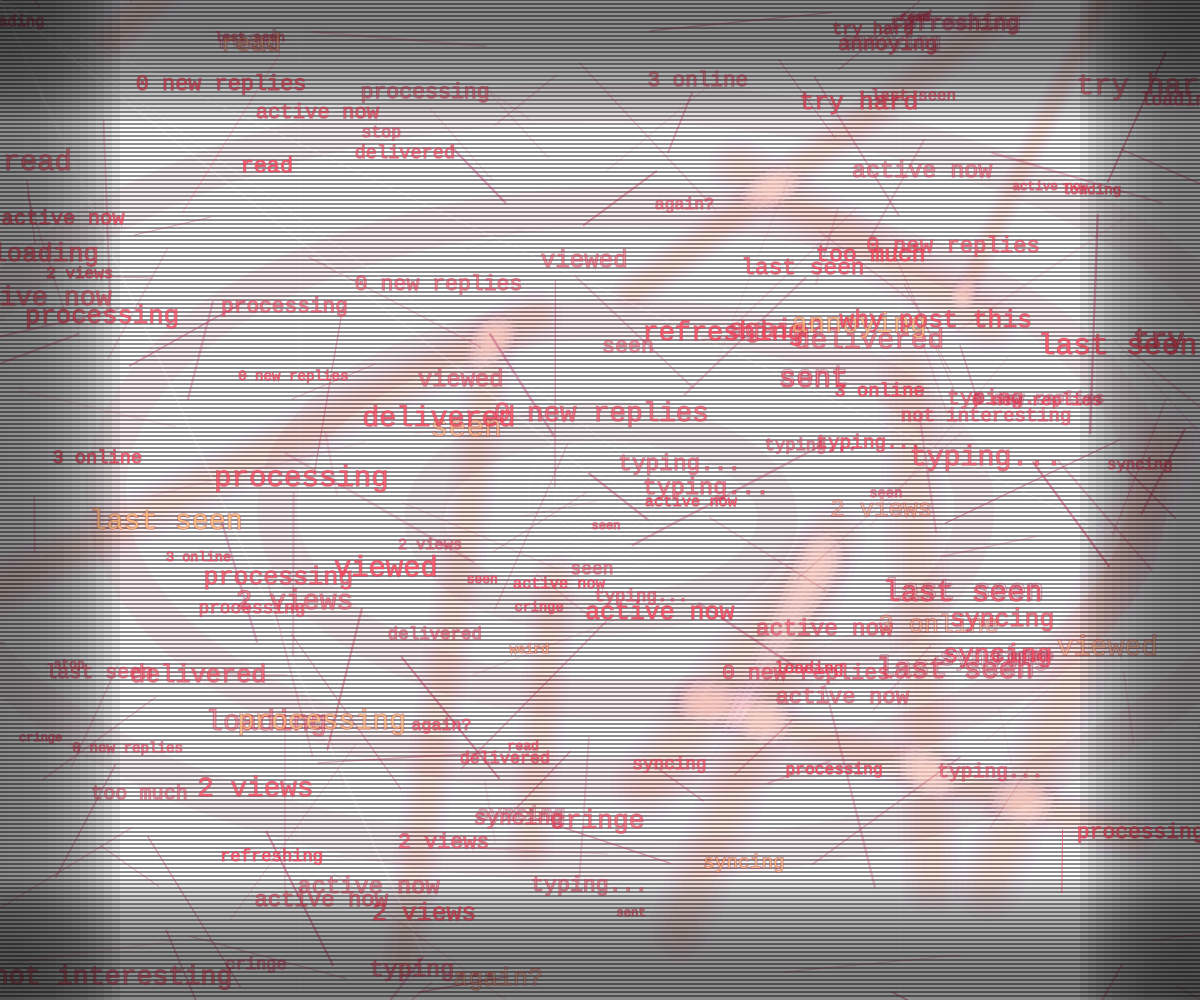
Frame 1 (no input)
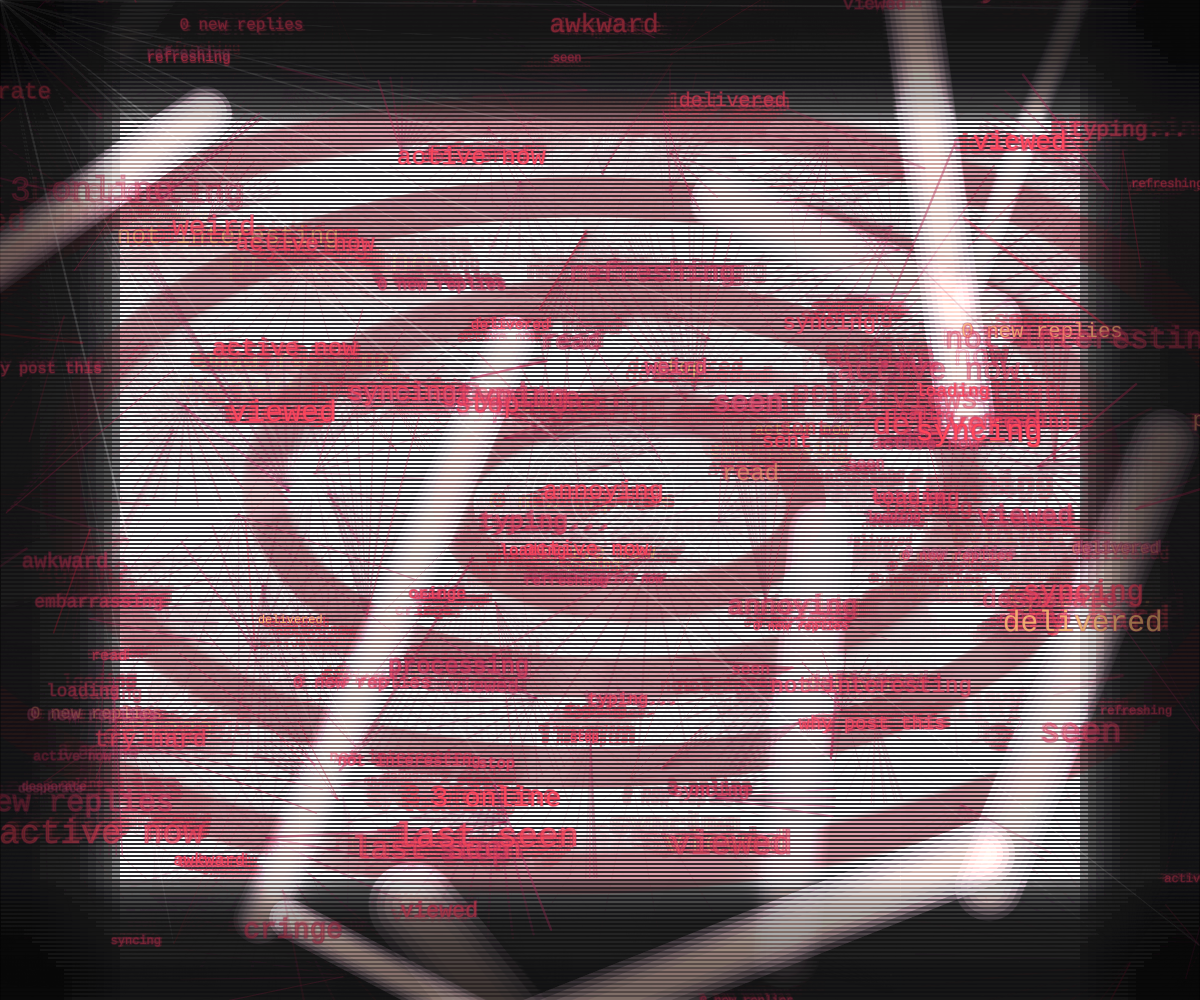
Frame 60 (no input)
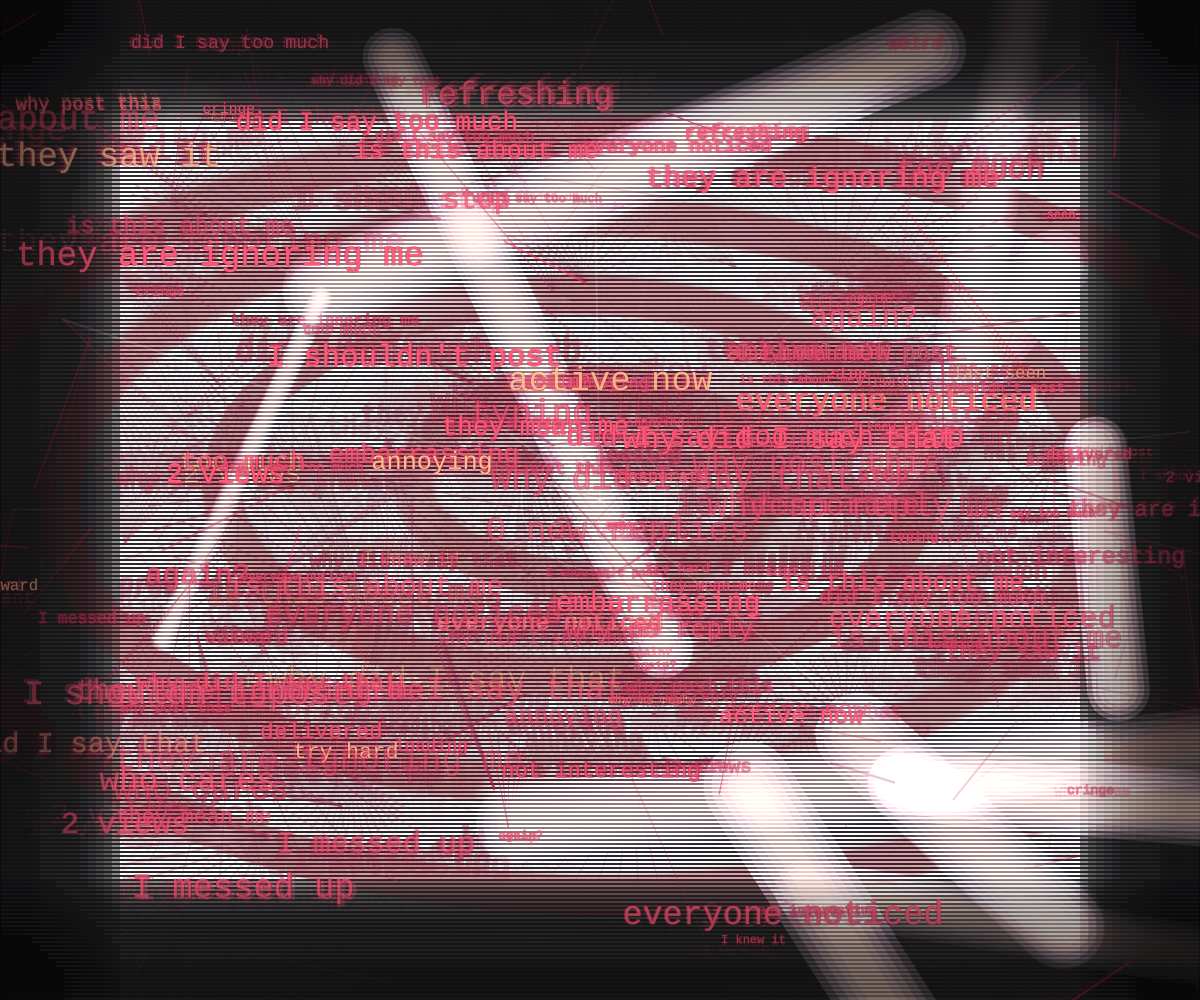
Frame 120 (the mouse pressed at the canvas centre since frame 60)

The p5.js sketch that drew these frames (run headless with seeded random() and noise() and a simulated clock; from frame 60 on, the mouse is pressed at the canvas centre):

// p5.js sketch
// ── sketch.js
let phase = 0;              // 0 = anxiety_1, 1 = anxiety_2, 2 = relief
let phaseBlend = 0;         // 0~1 for smooth change
let targetBlend = 0;

let chaosLines = [];
let panicDigits = [];

// 3 themes of words
const PLATFORM_WORDS = [
  'seen',
  'delivered',
  'typing...',
  '2 views',
  '3 online',
  'last seen',
  '0 new replies',
  'sent',
  'read',
  'active now',
  'viewed',
  'processing',
  'loading',
  'refreshing',
  'syncing'
];

const JUDGEMENT_WORDS = [
  'too much',
  'embarrassing',
  'why post this',
  'cringe',
  'again?',
  'desperate',
  'annoying',
  'try hard',
  'not interesting',
  'stop',
  'who cares',
  'awkward',
  'weird'
];

const SELF_WORDS = [
  'is this about me',
  'they saw it',
  'why no reply',
  'did I say too much',
  'everyone noticed',
  'they mean me',
  "I shouldn't post",
  'I knew it',
  'they are ignoring me',
  'I messed up',
  'why did I say that'
];
let panicFlares = [];
let driftingBlobs = [];
let dustParticles = [];


function setup() {
  createCanvas(windowWidth, windowHeight);
  pixelDensity(1);
  textFont('monospace');
  rectMode(CENTER);
  noCursor();
  initScene();
}

function initScene() {
  chaosLines = [];
  panicDigits = [];
  panicFlares = [];
  driftingBlobs = [];
  dustParticles = [];

  const lineCount = floor(map(width * height, 300000, 3000000, 90, 220, true));
  const digitCount = floor(map(width * height, 300000, 3000000, 90, 180, true));
  const flareCount = 12;
  const blobCount = 7;
  const dustCount = 180;

  for (let i = 0; i < lineCount; i++) chaosLines.push(new ChaosLine());
  for (let i = 0; i < digitCount; i++) panicDigits.push(new PanicDigit());
  for (let i = 0; i < flareCount; i++) panicFlares.push(new PanicFlare());
  for (let i = 0; i < blobCount; i++) driftingBlobs.push(new ReliefBlob(i));
  for (let i = 0; i < dustCount; i++) dustParticles.push(new DustParticle());
}

function getCurrentAnxietyWord() {
  if (phase === 0) {
    return random() < 0.76 ? random(PLATFORM_WORDS) : random(JUDGEMENT_WORDS);
  }

  if (phase === 1) {
    const r = random();
    if (r < 0.24) return random(PLATFORM_WORDS);
    if (r < 0.56) return random(JUDGEMENT_WORDS);
    return random(SELF_WORDS);
  }

  return '';
}


function draw() {
  targetBlend = phase === 2 ? 1 : 0;
  phaseBlend = lerp(phaseBlend, targetBlend, 0.035);

  drawBaseBackground();
  drawAnxietyPhase(1 - phaseBlend);
  drawReliefPhase(phaseBlend);
  drawTransitionVeil();
}

function drawBaseBackground() {
  let c1 = color(7, 4, 10);
  let c2 = color(2, 3, 5);
  if (phaseBlend > 0.1) {
    c1 = lerpColor(color(7, 4, 10), color(10, 18, 26), phaseBlend);
    c2 = lerpColor(color(2, 3, 5), color(2, 10, 16), phaseBlend);
  }

  for (let y = 0; y < height; y += 4) {
    let inter = y / height;
    let c = lerpColor(c1, c2, inter);
    stroke(c);
    line(0, y, width, y);
  }
}

function drawAnxietyPhase(alphaFactor) {
  if (alphaFactor < 0.01) return;

  push();

  // slight flicker, creating a sense of instability
  let flicker = random() < 0.08 ? random(8, 20) : 0;
  noStroke();
  fill(255, 20 * alphaFactor + flicker);
  rect(width / 2, height / 2, width, height);

  // oppressive dark red halo in the center
  for (let i = 0; i < 4; i++) {
    let rr = map(i, 0, 3, width * 0.14, width * 0.55);
    noFill();
    stroke(120 + random(80), 10, 20, 12 * alphaFactor);
    strokeWeight(40);
    ellipse(width / 2 + sin(frameCount * 0.03 + i) * 30,
            height / 2 + cos(frameCount * 0.024 + i) * 18,
            rr * 2.1,
            rr * 1.15);
  }

  blendMode(ADD);
  for (const flare of panicFlares) {
    flare.update(alphaFactor);
    flare.display(alphaFactor);
  }

  blendMode(BLEND);
  for (const ln of chaosLines) {
    ln.update(alphaFactor);
    ln.display(alphaFactor);
  }

  for (const dg of panicDigits) {
    dg.update(alphaFactor);
    dg.display(alphaFactor);
  }

  drawScanningBars(alphaFactor);
  drawPointerDisturbance(alphaFactor);

  pop();
}

function drawReliefPhase(alphaFactor) {
  if (alphaFactor < 0.01) return;

  push();

  // soft mist
  noStroke();
  for (let i = 0; i < 7; i++) {
    fill(220, 245, 255, 5 * alphaFactor);
    ellipse(width * random(), height * random(), width * 0.25, width * 0.12);
  }

  // floating particles
  for (const d of dustParticles) {
    d.update(alphaFactor);
    d.display(alphaFactor);
  }

  // large colourful glow
  blendMode(SCREEN);
  for (const b of driftingBlobs) {
    b.update(alphaFactor);
    b.display(alphaFactor);
  }
  blendMode(BLEND);

  // soft breathing light
  let breathe = map(sin(frameCount * 0.035), -1, 1, 0.92, 1.08);
  noFill();
  stroke(220, 240, 255, 18 * alphaFactor);
  strokeWeight(22);
  ellipse(width * 0.5, height * 0.55, width * 0.36 * breathe, width * 0.22 * breathe);

  pop();
}

function drawTransitionVeil() {
  // slight particles and gradually darkened edges, make the picture more like a projection layer
  push();
  noStroke();

  for (let i = 0; i < 60; i++) {
    fill(255, 7);
    rect(random(width), random(height), random(1, 2), random(1, 2));
  }

  let margin = min(width, height) * 0.16;
  for (let i = 0; i < 16; i++) {
    let a = map(i, 0, 15, 0, 18);
    fill(0, a);
    rect(width / 2, -margin / 2 + i * 8, width, margin);
    rect(width / 2, height + margin / 2 - i * 8, width, margin);
    rect(-margin / 2 + i * 8, height / 2, margin, height);
    rect(width + margin / 2 - i * 8, height / 2, margin, height);
  }
  pop();
}

function drawScanningBars(alphaFactor) {
  push();
  let speed1 = frameCount * 0.024;
  let speed2 = frameCount * 0.045;

  noStroke();
  fill(255, 24 * alphaFactor);
  rect((noise(speed1) * width), height * 0.3, random(width * 0.18, width * 0.28), random(1, 3));

  fill(255, 10 * alphaFactor);
  rect((noise(100 + speed2) * width), height * 0.72, random(width * 0.24, width * 0.42), random(2, 5));

  for (let y = 0; y < height; y += 6) {
    fill(255, (sin(frameCount * 0.25 + y * 0.05) * 0.5 + 0.5) * 2.5 * alphaFactor);
    rect(width / 2, y, width, 1.1);
  }
  pop();
}

function drawPointerDisturbance(alphaFactor) {
  push();
  let mx = mouseX || width * 0.5;
  let my = mouseY || height * 0.5;

  noFill();
  stroke(255, 24 * alphaFactor);
  strokeWeight(1);
  for (let i = 0; i < 6; i++) {
    ellipse(mx, my, 40 + i * 22 + sin(frameCount * 0.18 + i) * 8, 40 + i * 22 + cos(frameCount * 0.14 + i) * 8);
  }

  stroke(255, 14 * alphaFactor);
  line(mx - 30, my, mx + 30, my);
  line(mx, my - 30, mx, my + 30);
  pop();
}

class ChaosLine {
  constructor() {
    this.reset(true);
  }

  reset(first = false) {
    this.x = random(width);
    this.y = random(height);
    this.len = random(50, 220);
    this.ang = random(TWO_PI);
    this.wobble = random(1000);
    this.weight = random(0.4, 1.8);
    this.speed = random(0.002, 0.012);
    this.alpha = random(20, 120);
    if (!first) this.ang = random(TWO_PI);
  }

  update(alphaFactor) {
    this.wobble += this.speed * (1.2 + alphaFactor * 3.2);
    this.ang += map(noise(this.wobble), 0, 1, -0.18, 0.18) * (0.8 + alphaFactor * 2.4);
    this.x += cos(this.ang) * random(-1.5, 1.5);
    this.y += sin(this.ang) * random(-1.5, 1.5);

    if (random() < 0.007) {
      this.x = lerp(this.x, mouseX, 0.2);
      this.y = lerp(this.y, mouseY, 0.2);
    }

    if (this.x < -100 || this.x > width + 100 || this.y < -100 || this.y > height + 100) {
      this.reset();
    }
  }

  display(alphaFactor) {
    let n = noise(this.wobble * 3.0);
    let pulse = random() < 0.03 ? random(80, 150) : 0;

    strokeWeight(this.weight + n * 1.1);
    stroke(180 + pulse, 22 + n * 40, 38 + n * 90, (this.alpha + pulse * 0.25) * alphaFactor);

    let x2 = this.x + cos(this.ang) * this.len;
    let y2 = this.y + sin(this.ang) * this.len;
    line(this.x, this.y, x2, y2);

    // occasional "guiding line" refers to the uploaded mouse convergence logic
    if (random() < 0.05) {
      stroke(255, 255 * alphaFactor * 0.12);
      line(this.x, this.y, mouseX, mouseY);
    }
  }
}

class PanicDigit {
  constructor() {
    this.reset();
  }

  reset() {
    this.x = random(width);
    this.y = random(height);
    this.size = random(12, 30);
    this.char = getCurrentAnxietyWord();
    this.timer = floor(random(3, 18));
    this.vx = random(-2.4, 2.4);
    this.vy = random(-1.6, 1.6);
    this.alpha = random(80, 220);
  }

  update(alphaFactor) {
    this.timer--;
    this.x += this.vx * (0.7 + alphaFactor * 0.9);
    this.y += this.vy * (0.7 + alphaFactor * 0.9);

    if (random() < 0.18) {
      this.x += random(-24, 24);
      this.y += random(-16, 16);
    }

    if (phase === 1) {
      let centerPull = 0.008;
      this.x = lerp(this.x, width * 0.5 + sin(frameCount * 0.04 + this.y * 0.01) * 30, centerPull);
      this.y = lerp(this.y, height * 0.5 + cos(frameCount * 0.035 + this.x * 0.01) * 18, centerPull);
      this.alpha = min(255, this.alpha + 0.35);
    }

    if (this.timer <= 0) {
      this.char = getCurrentAnxietyWord();
      this.size = constrain(this.size + random(-6, 6), 12, 34);
      this.timer = floor(random(2, 10));
    }

    if (random() < 0.015) {
      this.alpha = random(60, 255);
      this.char = getCurrentAnxietyWord();
    }

    const padX = 120;
    const padY = 60;
    if (this.x < -padX) this.x = width + padX;
    if (this.x > width + padX) this.x = -padX;
    if (this.y < -padY) this.y = height + padY;
    if (this.y > height + padY) this.y = -padY;
  }

  display(alphaFactor) {
    push();
    textAlign(CENTER, CENTER);
    textSize(this.size);

    let glow = random() < 0.06 ? 120 : 0;
    if (phase === 1) {
      fill(255, 90 + glow, 120 + glow * 0.2, this.alpha * alphaFactor);
    } else {
      fill(255, 70 + glow, 90 + glow * 0.2, this.alpha * alphaFactor);
    }
    text(this.char, this.x, this.y);

    if (random() < 0.1) {
      fill(255, 255, 255, 26 * alphaFactor);
      text(this.char, this.x + random(-4, 4), this.y + random(-4, 4));
    }
    pop();
  }
}

class PanicFlare {
  constructor() {
    this.reset();
  }

  reset() {
    this.x = random(width);
    this.y = random(height);
    this.len = random(width * 0.18, width * 0.52);
    this.angle = random(TWO_PI);
    this.life = random(30, 120);
    this.maxLife = this.life;
    this.thickness = random(20, 90);
  }

  update() {
    this.life -= 1;
    if (this.life <= 0) this.reset();
  }

  display(alphaFactor) {
    push();
    translate(this.x, this.y);
    rotate(this.angle + sin(frameCount * 0.03 + this.x * 0.01) * 0.2);

    let a = map(this.life, 0, this.maxLife, 0, 34) * alphaFactor;
    for (let i = 0; i < 5; i++) {
      stroke(255, 210, 240 - i * 30, a * (0.9 - i * 0.15));
      strokeWeight(this.thickness * (1 - i * 0.18));
      line(-this.len * 0.12, 0, this.len, 0);
    }
    pop();
  }
}

class ReliefBlob {
  constructor(index) {
    this.index = index;
    this.baseX = map(index, 0, 6, width * 0.18, width * 0.82) + random(-80, 80);
    this.baseY = map(index % 4, 0, 3, height * 0.28, height * 0.76) + random(-80, 80);
    this.seed = random(1000);
    this.size = random(width * 0.16, width * 0.28);
    this.hueType = index % 5;
  }

  update(alphaFactor) {
    this.t = frameCount * 0.01 + this.seed;
    this.x = this.baseX + sin(this.t * 0.7) * 45 + cos(this.t * 1.1) * 22;
    this.y = this.baseY + cos(this.t * 0.65) * 38 + sin(this.t * 0.9) * 18;
    this.breathe = map(sin(frameCount * 0.03 + this.seed), -1, 1, 0.86, 1.12);
    this.currentSize = this.size * this.breathe * (0.8 + alphaFactor * 0.2);
  }

  getPalette() {
    const palettes = [
      [color(165, 230, 255, 36), color(210, 245, 255, 12)],
      [color(165, 255, 220, 34), color(220, 255, 240, 12)],
      [color(214, 205, 255, 32), color(235, 228, 255, 12)],
      [color(255, 206, 224, 28), color(255, 236, 242, 10)],
      [color(255, 246, 220, 24), color(255, 250, 238, 8)]
    ];
    return palettes[this.hueType];
  }

  display(alphaFactor) {
    let [innerC, outerC] = this.getPalette();
    innerC.setAlpha(alpha(innerC) * alphaFactor);
    outerC.setAlpha(alpha(outerC) * alphaFactor);

    noStroke();
    for (let i = 9; i >= 0; i--) {
      let inter = i / 9;
      let c = lerpColor(innerC, outerC, inter);
      fill(c);
      ellipse(this.x, this.y,
        this.currentSize * (1.2 + inter * 1.5),
        this.currentSize * (0.78 + inter * 1.12));
    }
  }
}

class DustParticle {
  constructor() {
    this.x = random(width);
    this.y = random(height);
    this.s = random(1, 4);
    this.seed = random(1000);
  }

  update() {
    this.x += map(noise(this.seed, frameCount * 0.003), 0, 1, -0.45, 0.45);
    this.y += map(noise(this.seed + 100, frameCount * 0.003), 0, 1, -0.35, 0.35) - 0.03;
    if (this.x < -10) this.x = width + 10;
    if (this.x > width + 10) this.x = -10;
    if (this.y < -10) this.y = height + 10;
    if (this.y > height + 10) this.y = -10;
  }

  display(alphaFactor) {
    noStroke();
    fill(230, 245, 255, 16 * alphaFactor);
    circle(this.x, this.y, this.s);
  }
}

function keyPressed() {
  if (key === ' ') {
    phase = (phase + 1) % 3;
  } else if (key === '1') {
    phase = 0;
  } else if (key === '2') {
    phase = 1;
  } else if (key === '3') {
    phase = 2;
  } else if (key === 'r' || key === 'R') {
    initScene();
  } else if (key === 'f' || key === 'F') {
    let fs = fullscreen();
    fullscreen(!fs);
  }
}

function mousePressed() {
  phase = (phase + 1) % 3;
}

function windowResized() {
  resizeCanvas(windowWidth, windowHeight);
  initScene();
}
// ── style.css
html, body {
  margin: 0;
  padding: 0;
  width: 100%;
  height: 100%;
  overflow: hidden;
  background: #030303;
  font-family: Arial, Helvetica, sans-serif;
}

canvas {
  display: block;
}

#ui {
  position: fixed;
  inset: 0;
  pointer-events: none;
  z-index: 10;
}

.panel {
  position: absolute;
  top: 14px;
  left: 14px;
  padding: 10px 14px;
  border-radius: 12px;
  background: rgba(0, 0, 0, 0.28);
  border: 1px solid rgba(255, 255, 255, 0.12);
  color: rgba(255, 255, 255, 0.9);
  backdrop-filter: blur(8px);
}

.title {
  font-size: 14px;
  font-weight: 600;
  margin-bottom: 4px;
  letter-spacing: 0.02em;
}

.hint {
  font-size: 12px;
  opacity: 0.8;
  line-height: 1.35;
}
